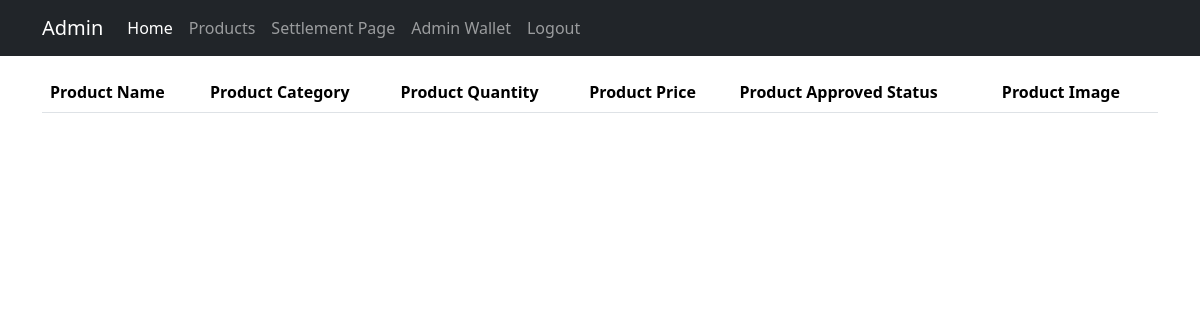
Before: /superadmin/category/3/ (signed in) with the older database file.
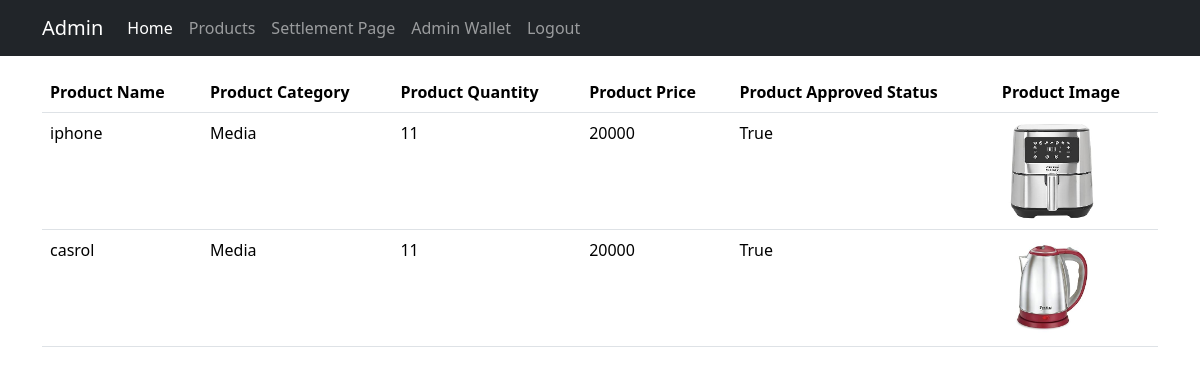
After: the same page with the newer database file.
### seller/models.py (models this page shows, shortened)
class Product(models.Model):
    seller = models.ForeignKey(Seller, on_delete=models.CASCADE)
    category = models.ForeignKey(Category, on_delete=models.CASCADE)
    name = models.CharField(max_length=100)
    description = models.TextField()
    price = models.IntegerField()
    image = models.ImageField(upload_to="media/")
    quantity = models.IntegerField()
    approved = models.BooleanField(default=False)

class Category(models.Model):
    name = models.CharField(max_length=50)
    def __str__(self):
        return self.name

### superadmin/views.py (the view)
# urls.py: path("category/<int:id>/", views.product_categorywise, name="product_categorywise"),
@login_required(login_url="/superadmin/login/")
def product_categorywise(request, id):
    try:
        category = get_object_or_404(Category, id=id)
        product = Product.objects.filter(category=category)
        return render(request, "category_product.html", {"product": product})
    except Exception as e:
        print(
            f"An error occurred while retrieving the category-wise product list: {str(e)}"
        )
        return render(request, "categorywise_product_error.html")

### buyer/context_processors.py (called while the page is built)
def cart_item_count(request):
    user = request.user
    if user.is_authenticated:
        cart_item_count = 0
        cart = CartItem.objects.filter(user_id=user.id)
        for c in cart:
            cart_item_count = cart_item_count + c.quantity
    else:
        cart_item_count = 0
    return {"cart_item_count": cart_item_count}

### templates/category_product.html
{% include "superadmin_nav.html" %}
<div class="container mt-auto py-3">
    <table class="table">
        <thead>
            <tr>
                <th>Product Name</th>
                <th>Product Category</th>
                <th>Product Quantity</th>
                <th>Product Price</th>
                <th>Product Approved Status</th>
                <th>Product Image</th>
            </tr>
        </thead>
        <tbody>
            {% for p in product %}
            <tr>
                <td>{{ p.name }}</td>
                <td>{{ p.category }}</td>
                <td>{{ p.quantity }}</td>
                <td>{{ p.price }}</td>
                <td>{{ p.approved }}</td>
                <td><img src="/media/{{ p.image }}" alt="No image found" width="100" height="100"></td>
            </tr>
            {% endfor %}
        </tbody>
    </table>
</div>

Changed rows visible on the page:
added Product: name "iphone", category "Media", quantity "11", price "20000", approved "True", image (picture)
added Product: name "casrol", category "Media", quantity "11", price "20000", approved "True", image (picture)
